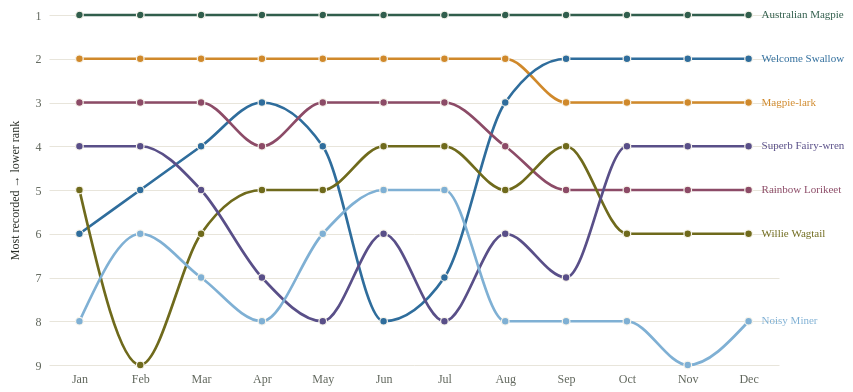

Write the Vega-Lite specification saved for this chart.
### Vega-Lite specification from a JSON file in a GitHub repository (floating-point values rounded to 4 significant figures)
{"$schema": "https://vega.github.io/schema/vega-lite/v5.json", "width": 730, "height": 350, "padding": 8, "config": {"background": "transparent", "font": "Bricolage Grotesque", "view": {"stroke": null}, "axis": {"labelFont": "Bricolage Grotesque", "titleFont": "Bricolage Grotesque", "labelFontSize": 12, "titleFontSize": 12, "titleFontWeight": 500, "labelColor": "#60665c", "titleColor": "#292e27", "domain": false, "ticks": false, "gridColor": "#e0dccf", "gridOpacity": 0.75, "labelPadding": 8, "titlePadding": 14}, "legend": {"labelFont": "Bricolage Grotesque", "titleFont": "Bricolage Grotesque", "labelFontSize": 11, "titleFontSize": 11, "titleFontWeight": 500, "labelColor": "#60665c", "titleColor": "#292e27", "gradientThickness": 9, "gradientLength": 130, "padding": 8}, "title": {"font": "Bricolage Grotesque", "color": "#292e27", "fontSize": 15, "fontWeight": 500, "anchor": "start"}}, "description": "Monthly ranks for the seven species with the most annual records. Rank is among all named species recorded in that month.", "params": [{"name": "highlight", "value": "All birds"}], "data": {"values": [{"scientific": "Gymnorhina tibicen", "name": "Australian Magpie", "month": 1, "label": "Jan", "season": "Summer", "count": 20779, "rank": 1, "per10k": 252.7, "relative": 1.016, "topSeven": true}, {"scientific": "Grallina cyanoleuca", "name": "Magpie-lark", "month": 1, "label": "Jan", "season": "Summer", "count": 16331, "rank": 2, "per10k": 198.6, "relative": 1.011, "topSeven": true}, {"scientific": "Hirundo neoxena", "name": "Welcome Swallow", "month": 1, "label": "Jan", "season": "Summer", "count": 13474, "rank": 6, "per10k": 163.9, "relative": 0.9177, "topSeven": true}, {"scientific": "Trichoglossus moluccanus", "name": "Rainbow Lorikeet", "month": 1, "label": "Jan", "season": "Summer", "count": 15323, "rank": 3, "per10k": 186.4, "relative": 1.06, "topSeven": true}, {"scientific": "Rhipidura leucophrys", "name": "Willie Wagtail", "month": 1, "label": "Jan", "season": "Summer", "count": 13525, "rank": 5, "per10k": 164.5, "relative": 1.001, "topSeven": true}, {"scientific": "Malurus cyaneus", "name": "Superb Fairy-wren", "month": 1, "label": "Jan", "season": "Summer", "count": 15122, "rank": 4, "per10k": 183.9, "relative": 1.122, "topSeven": true}, {"scientific": "Manorina melanocephala", "name": "Noisy Miner", "month": 1, "label": "Jan", "season": "Summer", "count": 12782, "rank": 8, "per10k": 155.5, "relative": 1.023, "topSeven": true}, {"scientific": "Gymnorhina tibicen", "name": "Australian Magpie", "month": 2, "label": "Feb", "season": "Summer", "count": 16939, "rank": 1, "per10k": 266.2, "relative": 1.07, "topSeven": true}, {"scientific": "Grallina cyanoleuca", "name": "Magpie-lark", "month": 2, "label": "Feb", "season": "Summer", "count": 12978, "rank": 2, "per10k": 203.9, "relative": 1.038, "topSeven": true}, {"scientific": "Hirundo neoxena", "name": "Welcome Swallow", "month": 2, "label": "Feb", "season": "Summer", "count": 10601, "rank": 5, "per10k": 166.6, "relative": 0.933, "topSeven": true}, {"scientific": "Trichoglossus moluccanus", "name": "Rainbow Lorikeet", "month": 2, "label": "Feb", "season": "Summer", "count": 12271, "rank": 3, "per10k": 192.8, "relative": 1.097, "topSeven": true}, {"scientific": "Rhipidura leucophrys", "name": "Willie Wagtail", "month": 2, "label": "Feb", "season": "Summer", "count": 9763, "rank": 9, "per10k": 153.4, "relative": 0.934, "topSeven": true}, {"scientific": "Malurus cyaneus", "name": "Superb Fairy-wren", "month": 2, "label": "Feb", "season": "Summer", "count": 11764, "rank": 4, "per10k": 184.9, "relative": 1.128, "topSeven": true}, {"scientific": "Manorina melanocephala", "name": "Noisy Miner", "month": 2, "label": "Feb", "season": "Summer", "count": 10490, "rank": 6, "per10k": 164.8, "relative": 1.085, "topSeven": true}, {"scientific": "Gymnorhina tibicen", "name": "Australian Magpie", "month": 3, "label": "Mar", "season": "Autumn", "count": 18773, "rank": 1, "per10k": 273.5, "relative": 1.099, "topSeven": true}, {"scientific": "Grallina cyanoleuca", "name": "Magpie-lark", "month": 3, "label": "Mar", "season": "Autumn", "count": 14126, "rank": 2, "per10k": 205.8, "relative": 1.047, "topSeven": true}, {"scientific": "Hirundo neoxena", "name": "Welcome Swallow", "month": 3, "label": "Mar", "season": "Autumn", "count": 12479, "rank": 4, "per10k": 181.8, "relative": 1.018, "topSeven": true}, {"scientific": "Trichoglossus moluccanus", "name": "Rainbow Lorikeet", "month": 3, "label": "Mar", "season": "Autumn", "count": 12574, "rank": 3, "per10k": 183.2, "relative": 1.042, "topSeven": true}, {"scientific": "Rhipidura leucophrys", "name": "Willie Wagtail", "month": 3, "label": "Mar", "season": "Autumn", "count": 11604, "rank": 6, "per10k": 169.0, "relative": 1.029, "topSeven": true}, {"scientific": "Malurus cyaneus", "name": "Superb Fairy-wren", "month": 3, "label": "Mar", "season": "Autumn", "count": 11673, "rank": 5, "per10k": 170.0, "relative": 1.037, "topSeven": true}, {"scientific": "Manorina melanocephala", "name": "Noisy Miner", "month": 3, "label": "Mar", "season": "Autumn", "count": 11060, "rank": 7, "per10k": 161.1, "relative": 1.06, "topSeven": true}, {"scientific": "Gymnorhina tibicen", "name": "Australian Magpie", "month": 4, "label": "Apr", "season": "Autumn", "count": 20271, "rank": 1, "per10k": 282.1, "relative": 1.134, "topSeven": true}, {"scientific": "Grallina cyanoleuca", "name": "Magpie-lark", "month": 4, "label": "Apr", "season": "Autumn", "count": 14968, "rank": 2, "per10k": 208.3, "relative": 1.06, "topSeven": true}, {"scientific": "Hirundo neoxena", "name": "Welcome Swallow", "month": 4, "label": "Apr", "season": "Autumn", "count": 14537, "rank": 3, "per10k": 202.3, "relative": 1.133, "topSeven": true}, {"scientific": "Trichoglossus moluccanus", "name": "Rainbow Lorikeet", "month": 4, "label": "Apr", "season": "Autumn", "count": 13584, "rank": 4, "per10k": 189.0, "relative": 1.076, "topSeven": true}, {"scientific": "Rhipidura leucophrys", "name": "Willie Wagtail", "month": 4, "label": "Apr", "season": "Autumn", "count": 13322, "rank": 5, "per10k": 185.4, "relative": 1.129, "topSeven": true}, {"scientific": "Malurus cyaneus", "name": "Superb Fairy-wren", "month": 4, "label": "Apr", "season": "Autumn", "count": 11879, "rank": 7, "per10k": 165.3, "relative": 1.008, "topSeven": true}, {"scientific": "Manorina melanocephala", "name": "Noisy Miner", "month": 4, "label": "Apr", "season": "Autumn", "count": 11726, "rank": 8, "per10k": 163.2, "relative": 1.074, "topSeven": true}, {"scientific": "Gymnorhina tibicen", "name": "Australian Magpie", "month": 5, "label": "May", "season": "Autumn", "count": 17711, "rank": 1, "per10k": 276.1, "relative": 1.11, "topSeven": true}, {"scientific": "Grallina cyanoleuca", "name": "Magpie-lark", "month": 5, "label": "May", "season": "Autumn", "count": 13500, "rank": 2, "per10k": 210.4, "relative": 1.071, "topSeven": true}, {"scientific": "Hirundo neoxena", "name": "Welcome Swallow", "month": 5, "label": "May", "season": "Autumn", "count": 11746, "rank": 4, "per10k": 183.1, "relative": 1.025, "topSeven": true}, {"scientific": "Trichoglossus moluccanus", "name": "Rainbow Lorikeet", "month": 5, "label": "May", "season": "Autumn", "count": 12728, "rank": 3, "per10k": 198.4, "relative": 1.129, "topSeven": true}, {"scientific": "Rhipidura leucophrys", "name": "Willie Wagtail", "month": 5, "label": "May", "season": "Autumn", "count": 11662, "rank": 5, "per10k": 181.8, "relative": 1.107, "topSeven": true}, {"scientific": "Malurus cyaneus", "name": "Superb Fairy-wren", "month": 5, "label": "May", "season": "Autumn", "count": 10169, "rank": 8, "per10k": 158.5, "relative": 0.967, "topSeven": true}, {"scientific": "Manorina melanocephala", "name": "Noisy Miner", "month": 5, "label": "May", "season": "Autumn", "count": 10742, "rank": 6, "per10k": 167.4, "relative": 1.102, "topSeven": true}, {"scientific": "Gymnorhina tibicen", "name": "Australian Magpie", "month": 6, "label": "Jun", "season": "Winter", "count": 17127, "rank": 1, "per10k": 258.2, "relative": 1.038, "topSeven": true}, {"scientific": "Grallina cyanoleuca", "name": "Magpie-lark", "month": 6, "label": "Jun", "season": "Winter", "count": 13943, "rank": 2, "per10k": 210.2, "relative": 1.07, "topSeven": true}, {"scientific": "Hirundo neoxena", "name": "Welcome Swallow", "month": 6, "label": "Jun", "season": "Winter", "count": 9895, "rank": 8, "per10k": 149.2, "relative": 0.8354, "topSeven": true}, {"scientific": "Trichoglossus moluccanus", "name": "Rainbow Lorikeet", "month": 6, "label": "Jun", "season": "Winter", "count": 12314, "rank": 3, "per10k": 185.6, "relative": 1.056, "topSeven": true}, {"scientific": "Rhipidura leucophrys", "name": "Willie Wagtail", "month": 6, "label": "Jun", "season": "Winter", "count": 11701, "rank": 4, "per10k": 176.4, "relative": 1.074, "topSeven": true}, {"scientific": "Malurus cyaneus", "name": "Superb Fairy-wren", "month": 6, "label": "Jun", "season": "Winter", "count": 10224, "rank": 6, "per10k": 154.1, "relative": 0.9403, "topSeven": true}, {"scientific": "Manorina melanocephala", "name": "Noisy Miner", "month": 6, "label": "Jun", "season": "Winter", "count": 10912, "rank": 5, "per10k": 164.5, "relative": 1.082, "topSeven": true}, {"scientific": "Gymnorhina tibicen", "name": "Australian Magpie", "month": 7, "label": "Jul", "season": "Winter", "count": 17795, "rank": 1, "per10k": 249.6, "relative": 1.003, "topSeven": true}, {"scientific": "Grallina cyanoleuca", "name": "Magpie-lark", "month": 7, "label": "Jul", "season": "Winter", "count": 15314, "rank": 2, "per10k": 214.8, "relative": 1.093, "topSeven": true}, {"scientific": "Hirundo neoxena", "name": "Welcome Swallow", "month": 7, "label": "Jul", "season": "Winter", "count": 10532, "rank": 7, "per10k": 147.7, "relative": 0.8274, "topSeven": true}, {"scientific": "Trichoglossus moluccanus", "name": "Rainbow Lorikeet", "month": 7, "label": "Jul", "season": "Winter", "count": 13069, "rank": 3, "per10k": 183.3, "relative": 1.043, "topSeven": true}, {"scientific": "Rhipidura leucophrys", "name": "Willie Wagtail", "month": 7, "label": "Jul", "season": "Winter", "count": 12125, "rank": 4, "per10k": 170.1, "relative": 1.035, "topSeven": true}, {"scientific": "Malurus cyaneus", "name": "Superb Fairy-wren", "month": 7, "label": "Jul", "season": "Winter", "count": 10414, "rank": 8, "per10k": 146.1, "relative": 0.8912, "topSeven": true}, {"scientific": "Manorina melanocephala", "name": "Noisy Miner", "month": 7, "label": "Jul", "season": "Winter", "count": 11553, "rank": 5, "per10k": 162.1, "relative": 1.066, "topSeven": true}, {"scientific": "Gymnorhina tibicen", "name": "Australian Magpie", "month": 8, "label": "Aug", "season": "Winter", "count": 20427, "rank": 1, "per10k": 248.7, "relative": 0.9997, "topSeven": true}, {"scientific": "Grallina cyanoleuca", "name": "Magpie-lark", "month": 8, "label": "Aug", "season": "Winter", "count": 16654, "rank": 2, "per10k": 202.7, "relative": 1.032, "topSeven": true}, {"scientific": "Hirundo neoxena", "name": "Welcome Swallow", "month": 8, "label": "Aug", "season": "Winter", "count": 14832, "rank": 3, "per10k": 180.6, "relative": 1.011, "topSeven": true}, {"scientific": "Trichoglossus moluccanus", "name": "Rainbow Lorikeet", "month": 8, "label": "Aug", "season": "Winter", "count": 14324, "rank": 4, "per10k": 174.4, "relative": 0.9922, "topSeven": true}, {"scientific": "Rhipidura leucophrys", "name": "Willie Wagtail", "month": 8, "label": "Aug", "season": "Winter", "count": 13731, "rank": 5, "per10k": 167.2, "relative": 1.018, "topSeven": true}, {"scientific": "Malurus cyaneus", "name": "Superb Fairy-wren", "month": 8, "label": "Aug", "season": "Winter", "count": 13244, "rank": 6, "per10k": 161.2, "relative": 0.9836, "topSeven": true}, {"scientific": "Manorina melanocephala", "name": "Noisy Miner", "month": 8, "label": "Aug", "season": "Winter", "count": 12539, "rank": 8, "per10k": 152.6, "relative": 1.004, "topSeven": true}, {"scientific": "Gymnorhina tibicen", "name": "Australian Magpie", "month": 9, "label": "Sep", "season": "Spring", "count": 21984, "rank": 1, "per10k": 231.1, "relative": 0.9289, "topSeven": true}, {"scientific": "Grallina cyanoleuca", "name": "Magpie-lark", "month": 9, "label": "Sep", "season": "Spring", "count": 17943, "rank": 3, "per10k": 188.6, "relative": 0.9598, "topSeven": true}, {"scientific": "Hirundo neoxena", "name": "Welcome Swallow", "month": 9, "label": "Sep", "season": "Spring", "count": 18509, "rank": 2, "per10k": 194.5, "relative": 1.09, "topSeven": true}, {"scientific": "Trichoglossus moluccanus", "name": "Rainbow Lorikeet", "month": 9, "label": "Sep", "season": "Spring", "count": 15193, "rank": 5, "per10k": 159.7, "relative": 0.9086, "topSeven": true}, {"scientific": "Rhipidura leucophrys", "name": "Willie Wagtail", "month": 9, "label": "Sep", "season": "Spring", "count": 15952, "rank": 4, "per10k": 167.7, "relative": 1.021, "topSeven": true}, {"scientific": "Malurus cyaneus", "name": "Superb Fairy-wren", "month": 9, "label": "Sep", "season": "Spring", "count": 14294, "rank": 7, "per10k": 150.2, "relative": 0.9166, "topSeven": true}, {"scientific": "Manorina melanocephala", "name": "Noisy Miner", "month": 9, "label": "Sep", "season": "Spring", "count": 13083, "rank": 8, "per10k": 137.5, "relative": 0.9049, "topSeven": true}, {"scientific": "Gymnorhina tibicen", "name": "Australian Magpie", "month": 10, "label": "Oct", "season": "Spring", "count": 26282, "rank": 1, "per10k": 224.0, "relative": 0.9005, "topSeven": true}, {"scientific": "Grallina cyanoleuca", "name": "Magpie-lark", "month": 10, "label": "Oct", "season": "Spring", "count": 20888, "rank": 3, "per10k": 178.0, "relative": 0.9061, "topSeven": true}, {"scientific": "Hirundo neoxena", "name": "Welcome Swallow", "month": 10, "label": "Oct", "season": "Spring", "count": 21781, "rank": 2, "per10k": 185.6, "relative": 1.04, "topSeven": true}, {"scientific": "Trichoglossus moluccanus", "name": "Rainbow Lorikeet", "month": 10, "label": "Oct", "season": "Spring", "count": 18462, "rank": 5, "per10k": 157.4, "relative": 0.8953, "topSeven": true}, {"scientific": "Rhipidura leucophrys", "name": "Willie Wagtail", "month": 10, "label": "Oct", "season": "Spring", "count": 17277, "rank": 6, "per10k": 147.3, "relative": 0.8964, "topSeven": true}, {"scientific": "Malurus cyaneus", "name": "Superb Fairy-wren", "month": 10, "label": "Oct", "season": "Spring", "count": 18478, "rank": 4, "per10k": 157.5, "relative": 0.9608, "topSeven": true}, {"scientific": "Manorina melanocephala", "name": "Noisy Miner", "month": 10, "label": "Oct", "season": "Spring", "count": 16017, "rank": 8, "per10k": 136.5, "relative": 0.8983, "topSeven": true}, {"scientific": "Gymnorhina tibicen", "name": "Australian Magpie", "month": 11, "label": "Nov", "season": "Spring", "count": 20928, "rank": 1, "per10k": 224.7, "relative": 0.9035, "topSeven": true}, {"scientific": "Grallina cyanoleuca", "name": "Magpie-lark", "month": 11, "label": "Nov", "season": "Spring", "count": 16624, "rank": 3, "per10k": 178.5, "relative": 0.9085, "topSeven": true}, {"scientific": "Hirundo neoxena", "name": "Welcome Swallow", "month": 11, "label": "Nov", "season": "Spring", "count": 17542, "rank": 2, "per10k": 188.4, "relative": 1.055, "topSeven": true}, {"scientific": "Trichoglossus moluccanus", "name": "Rainbow Lorikeet", "month": 11, "label": "Nov", "season": "Spring", "count": 14534, "rank": 5, "per10k": 156.1, "relative": 0.888, "topSeven": true}, {"scientific": "Rhipidura leucophrys", "name": "Willie Wagtail", "month": 11, "label": "Nov", "season": "Spring", "count": 13874, "rank": 6, "per10k": 149.0, "relative": 0.907, "topSeven": true}, {"scientific": "Malurus cyaneus", "name": "Superb Fairy-wren", "month": 11, "label": "Nov", "season": "Spring", "count": 15133, "rank": 4, "per10k": 162.5, "relative": 0.9914, "topSeven": true}, {"scientific": "Manorina melanocephala", "name": "Noisy Miner", "month": 11, "label": "Nov", "season": "Spring", "count": 12984, "rank": 9, "per10k": 139.4, "relative": 0.9175, "topSeven": true}, {"scientific": "Gymnorhina tibicen", "name": "Australian Magpie", "month": 12, "label": "Dec", "season": "Summer", "count": 19186, "rank": 1, "per10k": 234.8, "relative": 0.9439, "topSeven": true}, {"scientific": "Grallina cyanoleuca", "name": "Magpie-lark", "month": 12, "label": "Dec", "season": "Summer", "count": 14895, "rank": 3, "per10k": 182.3, "relative": 0.9277, "topSeven": true}, {"scientific": "Hirundo neoxena", "name": "Welcome Swallow", "month": 12, "label": "Dec", "season": "Summer", "count": 15058, "rank": 2, "per10k": 184.3, "relative": 1.032, "topSeven": true}, {"scientific": "Trichoglossus moluccanus", "name": "Rainbow Lorikeet", "month": 12, "label": "Dec", "season": "Summer", "count": 13924, "rank": 5, "per10k": 170.4, "relative": 0.9695, "topSeven": true}, {"scientific": "Rhipidura leucophrys", "name": "Willie Wagtail", "month": 12, "label": "Dec", "season": "Summer", "count": 12766, "rank": 6, "per10k": 156.2, "relative": 0.9511, "topSeven": true}, {"scientific": "Malurus cyaneus", "name": "Superb Fairy-wren", "month": 12, "label": "Dec", "season": "Summer", "count": 14571, "rank": 4, "per10k": 178.3, "relative": 1.088, "topSeven": true}, {"scientific": "Manorina melanocephala", "name": "Noisy Miner", "month": 12, "label": "Dec", "season": "Summer", "count": 11636, "rank": 8, "per10k": 142.4, "relative": 0.937, "topSeven": true}]}, "encoding": {"x": {"field": "month", "type": "ordinal", "sort": "ascending", "axis": {"title": null, "labelAngle": 0, "labelExpr": "['Jan','Feb','Mar','Apr','May','Jun','Jul','Aug','Sep','Oct','Nov','Dec'][datum.value-1]"}}, "y": {"field": "rank", "type": "quantitative", "scale": {"domain": [1, 9], "reverse": true, "zero": false}, "axis": {"title": "Most recorded → lower rank", "tickCount": 9, "format": "d"}}, "color": {"field": "name", "type": "nominal", "scale": {"domain": ["Australian Magpie", "Magpie-lark", "Welcome Swallow", "Rainbow Lorikeet", "Willie Wagtail", "Superb Fairy-wren", "Noisy Miner"], "range": ["#315e4c", "#d0892b", "#2f6d9c", "#8c4b67", "#6f6a1c", "#594f88", "#7fb0d4"]}, "legend": null}, "opacity": {"condition": {"test": "highlight==='All birds'||datum.name===highlight", "value": 1}, "value": 0.13}}, "layer": [{"mark": {"type": "line", "strokeWidth": 2.7, "interpolate": "monotone"}, "encoding": {"detail": {"field": "name"}}}, {"mark": {"type": "point", "filled": true, "size": 58, "stroke": "#f8f5ec", "strokeWidth": 1.2}, "encoding": {"tooltip": [{"field": "name", "title": "Bird"}, {"field": "label", "title": "Month"}, {"field": "rank", "title": "Rank"}, {"field": "count", "title": "Records", "format": ","}]}}, {"data": {"values": [{"scientific": "Gymnorhina tibicen", "name": "Australian Magpie", "month": 12, "label": "Dec", "season": "Summer", "count": 19186, "rank": 1, "per10k": 234.8, "relative": 0.9439, "topSeven": true}, {"scientific": "Grallina cyanoleuca", "name": "Magpie-lark", "month": 12, "label": "Dec", "season": "Summer", "count": 14895, "rank": 3, "per10k": 182.3, "relative": 0.9277, "topSeven": true}, {"scientific": "Hirundo neoxena", "name": "Welcome Swallow", "month": 12, "label": "Dec", "season": "Summer", "count": 15058, "rank": 2, "per10k": 184.3, "relative": 1.032, "topSeven": true}, {"scientific": "Trichoglossus moluccanus", "name": "Rainbow Lorikeet", "month": 12, "label": "Dec", "season": "Summer", "count": 13924, "rank": 5, "per10k": 170.4, "relative": 0.9695, "topSeven": true}, {"scientific": "Rhipidura leucophrys", "name": "Willie Wagtail", "month": 12, "label": "Dec", "season": "Summer", "count": 12766, "rank": 6, "per10k": 156.2, "relative": 0.9511, "topSeven": true}, {"scientific": "Malurus cyaneus", "name": "Superb Fairy-wren", "month": 12, "label": "Dec", "season": "Summer", "count": 14571, "rank": 4, "per10k": 178.3, "relative": 1.088, "topSeven": true}, {"scientific": "Manorina melanocephala", "name": "Noisy Miner", "month": 12, "label": "Dec", "season": "Summer", "count": 11636, "rank": 8, "per10k": 142.4, "relative": 0.937, "topSeven": true}]}, "mark": {"type": "text", "align": "left", "dx": 13, "fontSize": 11, "fontWeight": 500}, "encoding": {"text": {"field": "name"}}}]}
